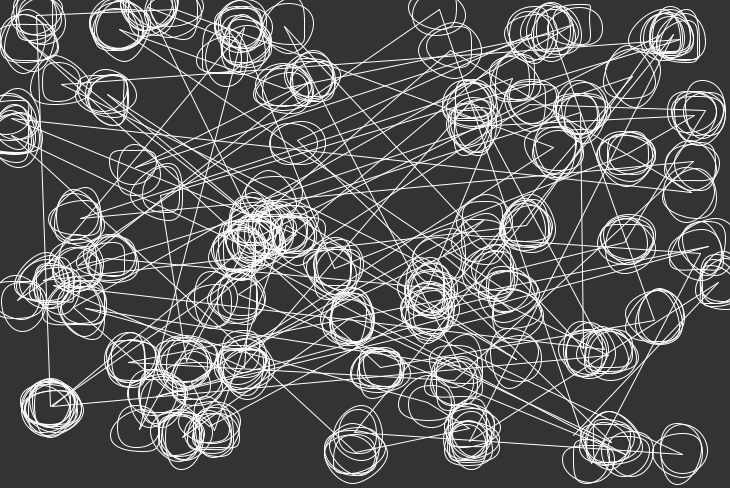
Frame 1 (no input)
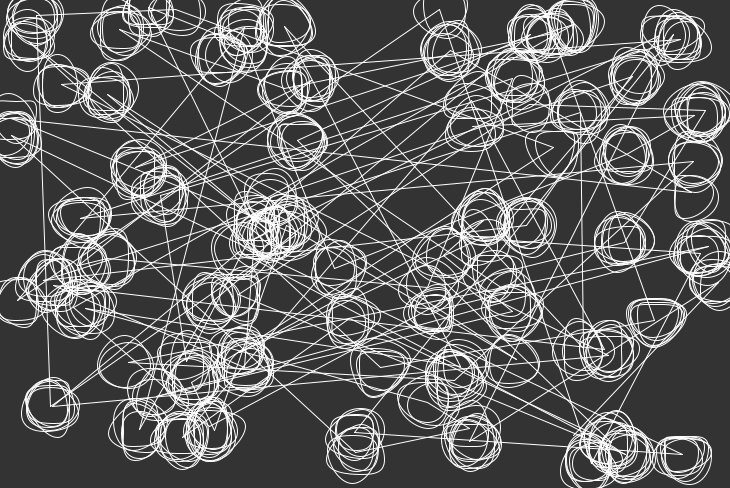
Frame 2 (the mouse pressed at the canvas centre, redrawn once)

The Processing sketch that drew these frames (run headless with seeded random() and noise(); the mouse was pressed at the canvas centre and the sketch redrawn once):

// Processing sketch: line_and_circle
// ── line_and_circle.pde
PVector[] pointArray;
int pointNum = 100; 

void setup()
{
    size(730, 488);
    background(255);
    smooth();
    noLoop();
    ellipseMode(RADIUS);
    pointArray = new PVector[pointNum];
    for(int i=0; i<pointNum; i++)
    {
        pointArray[i] = new PVector(random(width), random(height));
    }
}

void draw()
{
    float shapeSize = width/30;

    noStroke();
    fill(51);
    rect(0, 0, width, height);

    noFill();
    stroke(255);

    for(int i=0; i<pointNum-1; i++)
    {
        line(pointArray[i].x, pointArray[i].y, pointArray[i+1].x, pointArray[i+1].y);
        float lineRepeatNum = random(1, 6);
        makeLine(pointArray[i].x, pointArray[i].y, shapeSize, lineRepeatNum);
    }
}

void makeLine(float centerX, float centerY, float radius, float num)
{
    for(int i=0; i<num; i++)
    {
        makeLine_i(centerX, centerY, radius);
    }
}

void makeLine_i(float centerX, float centerY, float radius)
{
    float leftX = centerX - radius;
    float rightX = centerX + radius;
    float topY = centerY - radius;
    float bottomY = centerY + radius;

    float ctlPoint = radius * 0.55;

    float centerX2 = centerX + random(-radius/3, radius/3);
    float centerY2 = centerY + random(-radius/3, radius/3);

    leftX = leftX + random(-radius/3, radius/3);
    rightX = rightX + random(-radius/3, radius/3);
    topY = topY + random(-radius/3, radius/3);
    bottomY = bottomY + random(-radius/3, radius/3);

    beginShape();
    vertex(centerX2, topY);
    bezierVertex(centerX2+ctlPoint, topY, rightX, centerY2-ctlPoint, rightX, centerY2);
    bezierVertex(rightX, centerY2+ctlPoint, centerX2+ctlPoint, bottomY, centerX2, bottomY);
    bezierVertex(centerX2-ctlPoint, bottomY, leftX, centerY2+ctlPoint, leftX, centerY2);
    bezierVertex(leftX, centerY2-ctlPoint, centerX2-ctlPoint, topY, centerX2, topY);
    endShape();

}
